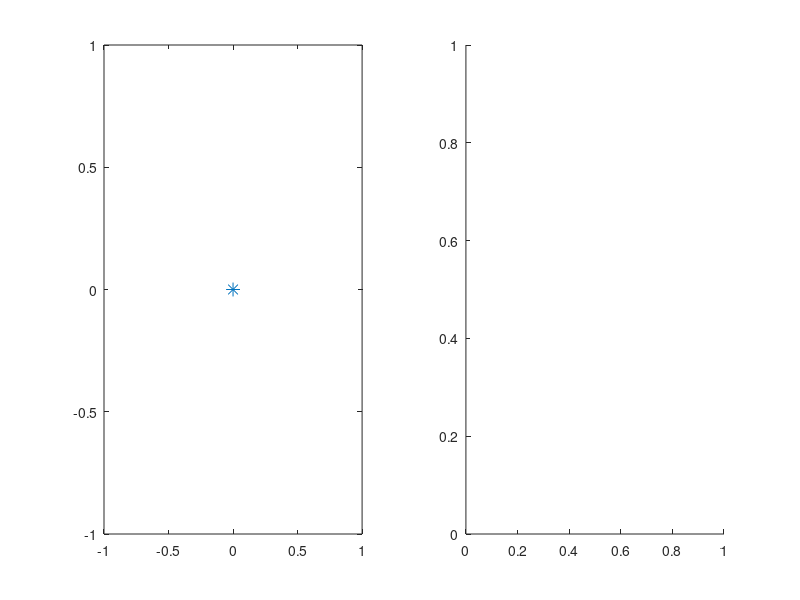

MATLAB code to generate this figure: (Note: this script raises an error after producing the figure.)
function Pole2ImpulseResp_first_order()
% model のインストール
model = "first_order"

% Response の初期化
t = 0:0.1:8;
y = zeros(size(t));

% figure の作成
fig = figure('WindowButtonMotionFcn',@update_figure);
% Axes オブジェクトの作成
ax_pole = subplot(1,2,1);
ax_resp = subplot(1,2,2);
[ax_pole, Plot_pole_location, ax_resp, Plot_response] = MakeAxes_first_order(ax_pole, ax_resp, t, y);


  function update_figure(src,data)
      % マウスの位置から極を決定
      Cp = ax_pole.CurrentPoint;
      x_pole_location = Cp(1,1);y_pole_location = Cp(1,2);
      s = [x_pole_location, y_pole_location];
      
      % インパルス応答
      y = ImpulseResp_FirstOrder(t,s(1));
      
      % up_date
      update_pole_location(Plot_pole_location,x_pole_location);
      update_response(Plot_response, y);
  end

end

function [ax_pole, Plot_pole_location, ax_resp, Plot_response] = MakeAxes_first_order(ax_pole, ax_resp, t, y)
Plot_pole_location = plot(ax_pole,0,0,'*','MarkerSize',10);
set_figure_ax_pole(ax_pole);
Plot_response = plot(ax_resp,t,y,'LineWidth',1.1);
set_figure_ax_resp(ax_resp)
end

function y = ImpulseResp_FirstOrder(t, s)
arguments
    t = 0:0.1:8;
    s = 1
end

% 1次遅れ系のシステム、初期値を1にするため、K=Tとする。
T = -1/s;
K = T;
y = K/T * exp(-1/T*t);
end

function update_response(Plot_response, y) 
Plot_response.YData = y;
end

function update_pole_location(Plot_pole_location_1,x_pole_location)
Plot_pole_location_1.XData = x_pole_location;
Plot_pole_location_1.YData = 0;
end

function set_figure_ax_pole(ax_pole)
ax_pole.XLim = [-4 1];
ax_pole.YLim = [-8 8];
ax_pole.XAxisLocation = 'origin';
ax_pole.YAxisLocation = 'origin';
grid(ax_pole, 'on')
end

function set_figure_ax_resp(ax_resp)
ax_resp.XAxis.Visible = 'off';
yline(ax_resp,0.0);
ax_resp.XLim = [0 5];
ax_resp.YLim = [-0.1 1.1];
grid(ax_resp, 'on')
end